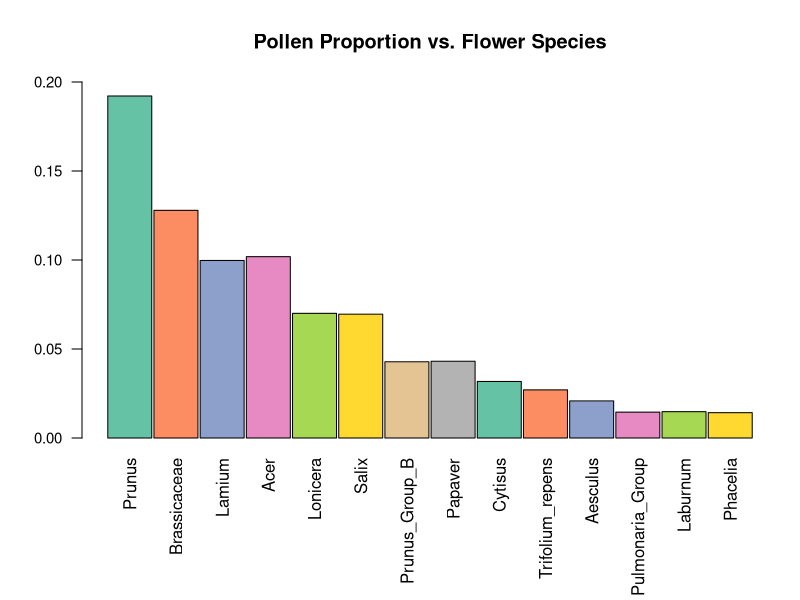

Write R code to recreate this figure.
## ---- chunk 1
knitr::opts_chunk$set(echo = TRUE)
## ---- chunk 2
bee_data <- read.csv("bee_data.csv", sep = ',', header = TRUE, stringsAsFactors = TRUE)
bee_data
head(bee_data)
df_bee_data <- data.frame(bee_data)
## ---- chunk 3
Prunus <- (bee_data$P_Prunus.group)
Prunus
Brassicaceae <- (bee_data$P_Brassicaceae)
Brassicaceae
Lamium <- (bee_data$P_Lamium)
Lamium
Acer <- (bee_data$P_Acer)
Acer
Lonicera <- (bee_data$P_Lonicera)
Lonicera
Salix <- (bee_data$P_Salix)
Salix
Prunus_Group_B <- sample(bee_data$P_Prunus.groupB)
Prunus_Group_B
Papaver <- (bee_data$P_Papaver)
Papaver
Cytisus <- (bee_data$P_Cytisus)
Cytisus
Trifolium_repens <- (bee_data$P_Trifolium.repens.group)
Trifolium_repens
Aesculus <- (bee_data$P_Aesculus)
Aesculus
Pulmonaria_Group <- (bee_data$P_Pulmonaria.group)
Pulmonaria_Group
Laburnum <- (bee_data$P_Laburnum)
Laburnum
Phacelia <- (bee_data$P_Phacelia)
Phacelia
## ---- chunk 4
mean(Prunus)
mean(Brassicaceae)
mean(Lamium)
mean(Acer)
mean(Lonicera)
mean(Salix)
mean(Prunus_Group_B)
mean(Papaver)
mean(Cytisus)
mean(Trifolium_repens)
mean(Aesculus)
mean(Pulmonaria_Group)
mean(Laburnum)
mean(Phacelia)
## ---- chunk 5
total_species_count <- (mean(Phacelia) + mean(Laburnum) + mean(Pulmonaria_Group) + mean(Aesculus) + mean(Cytisus) + mean(Papaver) + mean(Prunus_Group_B) + mean(Salix) + mean(Lonicera) + mean(Acer) + mean(Lamium) + mean(Brassicaceae) + mean(Prunus))
total_species_count
percentage_Phacelia<- (mean(Phacelia) / total_species_count)
percentage_Phacelia
percentage_Laburnum <- (mean(Laburnum) / total_species_count)
percentage_Laburnum
percentage_Pulmonaria_Group <- (mean(Pulmonaria_Group) / total_species_count)
percentage_Pulmonaria_Group
percentage_Aesculus <- (mean(Aesculus) / total_species_count)
percentage_Aesculus
percentage_Trifolium_repens <- (mean(Trifolium_repens) / total_species_count)
percentage_Trifolium_repens
percentage_Cytisus <- (mean(Cytisus) / total_species_count)
percentage_Cytisus
percentage_Papaver <- (mean(Papaver) / total_species_count)
percentage_Papaver
percentage_Prunus_Group_B <- (mean(Prunus_Group_B) / total_species_count)
percentage_Prunus_Group_B
percentage_Salix <- (mean(Salix) / total_species_count)
percentage_Salix
percentage_Lonicera <- (mean(Lonicera) / total_species_count)
percentage_Lonicera
percentage_Acer <- (mean(Acer) / total_species_count)
percentage_Acer
percentage_Lamium <- (mean(Lamium) / total_species_count)
percentage_Lamium
percentage_Brassicaceae <- (mean(Brassicaceae) / total_species_count)
percentage_Brassicaceae
percentage_Prunus <- (mean(Prunus) / total_species_count)
percentage_Prunus
## ---- chunk 6
#setting a common numerical value to pull from in the y axis
means <- c(mean(Prunus), mean(Brassicaceae), mean(Lamium), mean(Acer), mean(Lonicera), mean(Salix), mean(Prunus_Group_B), mean(Papaver), mean(Cytisus), mean(Trifolium_repens), mean(Aesculus), mean(Pulmonaria_Group), mean(Laburnum), mean(Phacelia))
#Now using a character vector to pull names of each group on the x-axis
Flower_species <- c("Prunus", "Brassicaceae", "Lamium", "Acer", "Lonicera", "Salix", "Prunus_Group_B", "Papaver", "Cytisus", "Trifolium_repens", "Aesculus", "Pulmonaria_Group", "Laburnum", "Phacelia")
library(RColorBrewer)
coul <- brewer.pal(14, "Set2")
#This sets rainbow colors for my graph
par(mar=c(8,4,4,1)+.1)
barplot(means, ylim = c(0.00, 0.20), names.arg = Flower_species, las = 2, space = 0.05, xlab = " ", ylab = " ", main = "Pollen Proportion vs. Flower Species", col=coul, cex.axis=0.9)
